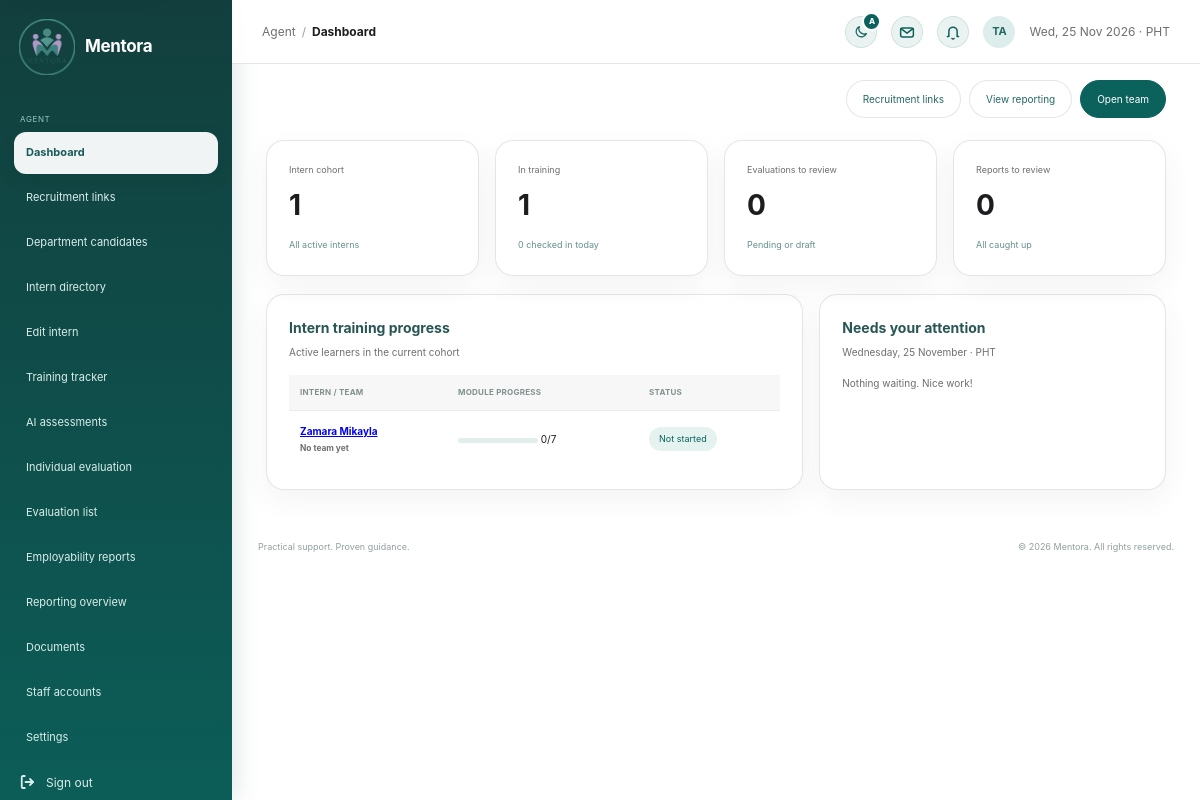
The page /agent/dashboard.php (signed in) on the database its author committed.
### tables this page shows
CREATE TABLE `users` (
  `id` int(10) UNSIGNED NOT NULL,
  `user_code` varchar(20) DEFAULT NULL,
  `first_name` varchar(80) NOT NULL,
  `last_name` varchar(80) NOT NULL,
  `email` varchar(190) NOT NULL,
  `email_verified_at` datetime DEFAULT NULL,
  `username` varchar(40) DEFAULT NULL,
  `pathway` enum('employee_va','internship') NOT NULL,
  `pathway_chosen_at` datetime DEFAULT current_timestamp(),
  `password_hash` varchar(255) NOT NULL,
  `role` enum('applicant','agent','admin') NOT NULL DEFAULT 'applicant',
  `status` enum('pending','approved','active','rejected','disabled') NOT NULL DEFAULT 'active',
  `presence` enum('active','busy','offline') NOT NULL DEFAULT 'active',
  `last_seen_at` datetime DEFAULT NULL,
  `department_id` int(10) UNSIGNED DEFAULT NULL,
  `agent_id` int(10) UNSIGNED DEFAULT NULL,
  `referred_by` int(10) UNSIGNED DEFAULT NULL,
  `avatar_path` varchar(190) DEFAULT NULL,
  `created_at` timestamp NOT NULL DEFAULT current_timestamp(),
  `updated_at` timestamp NOT NULL DEFAULT current_timestamp() ON UPDATE current_timestamp()
);

### includes/workflow.php (called while the page is built, shortened)
<?php
function mentora_h(mixed $value): string
{
    return htmlspecialchars((string) $value, ENT_QUOTES | ENT_SUBSTITUTE, 'UTF-8');
}
function mentora_pathway_folder(string $pathway): string
{
    return in_array($pathway, ['internship', 'intern'], true) ? 'intern' : 'employee';
}
function mentora_training_modules(string $pathway): array
{
    return mentora_pathway_folder($pathway) === 'intern'
        ? [
            'welcome' => ['Welcome to Mentora PH', 1],
            'remote_work' => ['Remote Work Essentials', 1],
            'account_optimization' => ['Optimizing Your Accounts', 1],
            'workspace_files' => ['Google Workspace & File Standards', 1],
            'client_basics' => ['Client Communication Basics', 1],
            'data_privacy' => ['Data Privacy Essentials', 1],
            'support_simulation' => ['Client Support Simulation', 1],
        ]
        : [
            'policies' => ['Welcome & Company Policies', 1],
            'account_optimization' => ['Optimizing Your Accounts', 1],
            'va_workflow' => ['Executive VA Workflow', 1],
            'client_standards' => ['Client Communication Standards', 1],
            'security' => ['Information Security & Privacy', 1],
            'handoff' => ['Operations Handoff Simulation', 1],
        ];
}
function mentora_workspace_people(PDO $pdo, string $pathway = 'internship', ?int $agentId = null): array
{
    $where = ["u.role = 'applicant'", "u.status = 'active'"];
    $params = [];
    if ($pathway !== 'all') {
        $where[] = 'u.pathway = ?';
        $params[] = $pathway;
    }
    $query = $pdo->prepare(
        "SELECT u.id, u.user_code, u.first_name, u.last_name, u.email, u.pathway, u.created_at, u.department_id, u.agent_id,
                d.name AS department_name, CONCAT(ag.first_name, ' ', ag.last_name) AS agent_name,
                COALESCE(t.modules_completed, 0) AS completed, t.modules_total, COALESCE(t.hours_logged, 0) AS hours_logged,
                COALESCE(t.status, 'not_started') AS training_status, t.notes,
                a.required_hours, a.school, a.course,
                (SELECT COUNT(*) FROM work_reports r WHERE r.user_id = u.id AND r.status = 'submitted') AS reports_waiting,
                ((COALESCE(s.upwork_url, '') <> '') + (COALESCE(s.linkedin_url, '') <> '') + (COALESCE(s.quora_url, '') <> '') + (COALESCE(s.reddit_url, '') <> '') + (COALESCE(s.instagram_url, '') <> '') + (COALESCE(s.threads_url, '') <> '') + (COALESCE(s.substack_url, '') <> '')) AS social_added
         FROM users u
         LEFT JOIN departments d ON d.id = u.department_id
         LEFT JOIN users ag ON ag.id = u.agent_id
         LEFT JOIN training_records t ON t.user_id = u.id
         LEFT JOIN social_profiles s ON s.user_id = u.id
         LEFT JOIN applications a ON a.id = (SELECT MAX(id) FROM applications WHERE user_id = u.id)
         WHERE " . implode(' AND ', $where) . '
         ORDER BY u.first_name, u.last_name'
    );
    $query->execute($params);
    $people = $query->fetchAll();
    foreach ($people as &$person) {
        $person['total'] = count(mentora_training_modules($person['pathway']));
        $person['percent'] = (int) round(min($person['completed'], $person['total']) / $person['total'] * 100);
    }
    return $people;
}
function mentora_reports_waiting(PDO $pdo, ?string $pathway = null, ?int $agentId = null): array
{
    $where = ["r.status = 'submitted'", "u.status = 'active'"];
    $params = [];
    if ($pathway !== null && $agentId !== null) {
        $where[] = '(u.pathway = ? OR u.agent_id = ?)';
        array_push($params, $pathway, $agentId);
    } elseif ($pathway !== null) {
        $where[] = 'u.pathway = ?';
        $params[] = $pathway;
    }
    $query = $pdo->prepare(
        'SELECT r.*, u.first_name, u.last_name, u.email, u.pathway, u.agent_id
         FROM work_reports r JOIN users u ON u.id = r.user_id
         WHERE ' . implode(' AND ', $where) . ' ORDER BY r.report_date, r.id'
    );
    $query->execute($params);
    return $query->fetchAll();
}
    ?>

### ai/intern_assessment.php (called while the page is built, shortened)
<?php
require_once __DIR__ . '/../includes/workflow.php';
function mentora_intern_rankings(PDO $pdo, ?int $agentId = null): array
{
    $interns = mentora_workspace_people($pdo, 'internship', $agentId);
    $latest = $pdo->query(
        'SELECT a.user_id, a.score, a.tier, a.ready, a.summary, a.metrics, a.engine, a.created_at AS assessed_at
         FROM ai_assessments a JOIN (SELECT user_id, MAX(id) id FROM ai_assessments GROUP BY user_id) l ON l.id = a.id'
    )->fetchAll(PDO::FETCH_UNIQUE);
    foreach ($interns as &$intern) {
        $assessment = $latest[$intern['id']] ?? null;
    }
    usort($interns, static fn(array $a, array $b): int => [$b['ai'] !== null, $b['ai']['score'] ?? 0, $b['percent']] <=> [$a['ai'] !== null, $a['ai']['score'] ?? 0, $a['percent']]);
    return $interns;
}

### agent/dashboard.php (the view, shortened to what this page needs)
<?php
require_once __DIR__ . '/../includes/workflow.php';
require __DIR__ . '/../includes/agent_layout.php';
$meId = (int) ($_SESSION['user']['id'] ?? 0);
$allInterns = mentora_workspace_people($pdo);
$myInterns = array_values(array_filter($allInterns, static fn($i) => (int) $i['agent_id'] === $meId));
$cohort = $myInterns ?: $allInterns;
$inTraining = count(array_filter($cohort, static fn($i) => in_array($i['training_status'], ['in_training', 'not_started'], true)));
$waiting = mentora_reports_waiting($pdo, 'internship', $meId);
$dueEvaluations = $pdo->query("SELECT e.id, e.review_type, e.due_date, e.status, u.first_name, u.last_name
    FROM evaluations e
    JOIN users u ON u.id = e.user_id AND u.status = 'active'
    WHERE e.status <> 'published'
    ORDER BY e.due_date IS NULL, e.due_date LIMIT 5")
    ->fetchAll();
$evaluationsOpen = (int) $pdo->query("SELECT COUNT(*)
    FROM evaluations e
    JOIN users u ON u.id = e.user_id AND u.status = 'active'
    WHERE e.status <> 'published'")
    ->fetchColumn();
$checkedIn = (int) $pdo->query("SELECT COUNT(*)
    FROM attendance a
    JOIN users u ON u.id = a.user_id
    WHERE a.work_date = CURDATE() AND a.time_in IS NOT NULL AND u.pathway = 'internship'")
    ->fetchColumn();
$myDepartmentId = (int) ($pdo->query('SELECT department_id FROM users WHERE id = ' . $meId)->fetchColumn() ?: 0);
$candidates = $myDepartmentId ? mentora_screening_rows($pdo, 'suitable', $myDepartmentId) : [];
$assessed = array_filter(mentora_intern_rankings($pdo, $myInterns ? $meId : null), static fn($i) => $i['ai'] !== null);
$readyToReport = count(array_filter($assessed, static fn($i) => (int) $i['ai']['ready'] === 1));
?>
<div class="admin-heading">
    <div class="admin-actions">
        <a class="admin-btn" href="recruitment.php">Recruitment links</a><a class="admin-btn" href="reporting_overview.php">View reporting</a><a class="admin-btn primary" href="intern_directory.php<?= $myInterns ? '?scope=mine' : '' ?>">Open team</a>
    </div>
</div>
<div class="metric-grid">
    <div class="metric-card">
        <small><?= $myInterns ? 'My interns' : 'Intern cohort' ?></small><strong><?= count($cohort) ?></strong><span><?= $myInterns ? 'Assigned to you' : 'All active interns' ?></span>
    </div>
    <div class="metric-card"><small>In training</small><strong><?= $inTraining ?></strong><span><?= $checkedIn ?> checked in today</span></div>
    <div class="metric-card"><small>Evaluations to review</small><strong><?= $evaluationsOpen ?></strong><span>Pending or draft</span></div>
    <div class="metric-card">
        <small>Reports to review</small><strong><?= count($waiting) ?></strong><span><?= count($waiting) ? 'Waiting for approval' : 'All caught up' ?></span>
    </div>
</div>
<div class="admin-grid">
    <section class="admin-panel">
        <h2>Intern training progress</h2>
        <p class="panel-subtitle"><?= $myInterns ? 'Your interns' : 'Active learners in the current cohort' ?></p>
        <?php if (!$cohort): ?><p class="panel-subtitle">No active interns yet.</p><?php else: ?>
        <table class="admin-table"><thead><tr><th>Intern / team</th><th>Module progress</th><th>Status</th></tr></thead><tbody>
            <?php foreach (array_slice($cohort, 0, 6) as $intern): [$badgeClass, $badgeText] = MENTORA_TRAINING_STATUS[$intern['training_status']] ?? ['info', $intern['training_status']]; ?>
                <tr>
                    <td><a href="edit_intern.php?id=<?= (int) $intern['id'] ?>"><?= mentora_h($intern['name']) ?></a><br><small><?= mentora_h($intern['department_name'] ?? 'No team yet') ?></small>
                    </td>
                    <td>
                        <span class="progress"><i style="width:<?= $intern['percent'] ?>%"></i></span> <?= $intern['completed'] ?>/<?= $intern['total'] ?></td>
                    <td><span class="badge <?= $badgeClass ?>"><?= $badgeText ?></span>
                    </td>
                </tr>
            <?php endforeach; ?>
        </tbody></table>
        <?php endif; ?>
    </section>
    <section class="admin-panel">
        <h2>Needs your attention</h2>
        <p class="panel-subtitle"><?= date('l, d F') ?> · PHT</p>
        <?php if (!$waiting && !$dueEvaluations && !$candidates && !$readyToReport): ?><p class="panel-subtitle">Nothing waiting. Nice work!</p><?php endif; ?>
    </section>
</div>
<?php require __DIR__ . '/../includes/admin_footer.php'; ?>

### assets/css/admin.css (style rules this page uses)
:root { --admin-ink: #155d5c; }
.admin-body, .applicant-body { --workspace-blue: var(--mentora-teal); --workspace-bg: #f5f5f7; --workspace-surface: rgba(255, 255, 255, 0.86); --workspace-line: rgba(60, 60, 67, 0.13); --workspace-muted: #6e6e73; background: radial-gradient(circle at 100% 0, rgba(120, 213, 204, 0.18), transparent 25rem), var(--workspace-bg); color: #1d1d1f; font-family: -apple-system, BlinkMacSystemFont, "SF Pro Display", "SF Pro Text", "Segoe UI", sans-serif; font-size: 12px; }
.admin-heading { align-items: flex-start; display: flex; justify-content: space-between; margin-bottom: 22px; }
.admin-workspace .admin-heading:not(.module-heading, .keep-title) { justify-content: flex-end; }
.admin-actions { display: flex; gap: 8px; }
.admin-btn { background: #fff; border: 1px solid var(--workspace-line); border-radius: 999px; color: #246965; font-size: 10px; padding: 10px 16px; text-decoration: none; transition: box-shadow 180ms ease, transform 180ms ease; }
.admin-btn.primary { background: var(--workspace-blue); border-color: var(--workspace-blue); color: #fff; }
.metric-grid { display: grid; gap: 16px; grid-template-columns: repeat(4, 1fr); margin-bottom: 18px; }
.metric-card, .admin-panel, .pathway-card { background: var(--workspace-surface); border: 1px solid var(--workspace-line); border-radius: 18px; box-shadow: 0 10px 28px rgba(60, 60, 67, 0.06); }
.metric-card, .admin-panel { padding: 22px; }
.metric-card { transition: box-shadow 180ms ease, transform 180ms ease; }
.metric-card small { color: var(--workspace-muted); display: block; font-size: 9px; }
.metric-card strong { color: #1d1d1f; display: block; font-size: 28px; margin: 6px 0; }
.metric-card span { color: #65918d; font-size: 9px; }
.admin-grid { display: grid; gap: 16px; grid-template-columns: 1.55fr 1fr; margin-bottom: 16px; }
.admin-panel h2 { color: #275655; font-size: 14px; margin: 0 0 4px; }
.panel-subtitle { color: var(--workspace-muted); font-size: 10px; margin: 0 0 15px; }
.badge { background: #e4f3ec; border-radius: 999px; color: #3d8068; display: inline-block; font-size: 9px; padding: 5px 10px; }
.badge.info { background: var(--mentora-pale); color: var(--mentora-teal); }
.admin-table { border-collapse: collapse; font-size: 10px; width: 100%; }
.admin-table th { background: rgba(245, 245, 247, 0.8); color: #80918f; font-size: 8px; letter-spacing: 0.03em; padding: 11px; text-align: left; text-transform: uppercase; }
.admin-table td { border-top: 1px solid #e5eeec; padding: 12px 11px; }
.admin-table td:first-child { color: #1c5553; font-weight: bold; }
.progress { background: #e1eeec; border-radius: 5px; display: inline-block; height: 5px; width: 80px; }
.admin-btn { transition: background 180ms ease, border-color 180ms ease, box-shadow 180ms ease, color 180ms ease, transform 180ms ease; }
.metric-card { overflow: hidden; position: relative; transition: border-color 220ms ease, box-shadow 220ms ease, transform 220ms ease; }
.metric-card::before { background: linear-gradient(90deg, var(--mentora-deep), var(--mentora-green) 60%, var(--mentora-mint)); content: ""; height: 3px; inset: 0 0 auto 0; position: absolute; transform: scaleX(0); transform-origin: left; transition: transform 320ms ease; }
.metric-card strong { transition: color 220ms ease; }
.admin-panel, .pathway-card { transition: border-color 220ms ease, box-shadow 220ms ease; }
.admin-panel h2, .pathway-card h2, .pathway-card h3 { transition: color 220ms ease; }
.admin-table tbody td { transition: background 160ms ease; }
.badge { transition: background 180ms ease, color 180ms ease; }

### assets/css/settings.css (style rules this page uses)
body { --ui-radius-card: 18px; --ui-radius-control: 999px; --ui-radius-item: 12px; --settings-card-solid: #fff; }
.admin-table td small { color: var(--workspace-muted, #6e6e73); }

### rows shown on the page
users: agent "1", name "Zamara Mikayla", department_name "No team yet", completed "0", total "7", badgeText "Not started"

### other values the page prints
$e($label) "Dashboard"
$e($label) "Recruitment links"
$e($label) "Department candidates"
$e($label) "Intern directory"
$e($label) "Edit intern"
$e($label) "Training tracker"
$e($label) "AI assessments"
$e($label) "Individual evaluation"
$e($label) "Evaluation list"
$e($label) "Employability reports"
$e($label) "Reporting overview"
$e($label) "Documents"
$e($label) "Staff accounts"
$e($label) "Settings"
$e($crumbTitle) "Dashboard"
